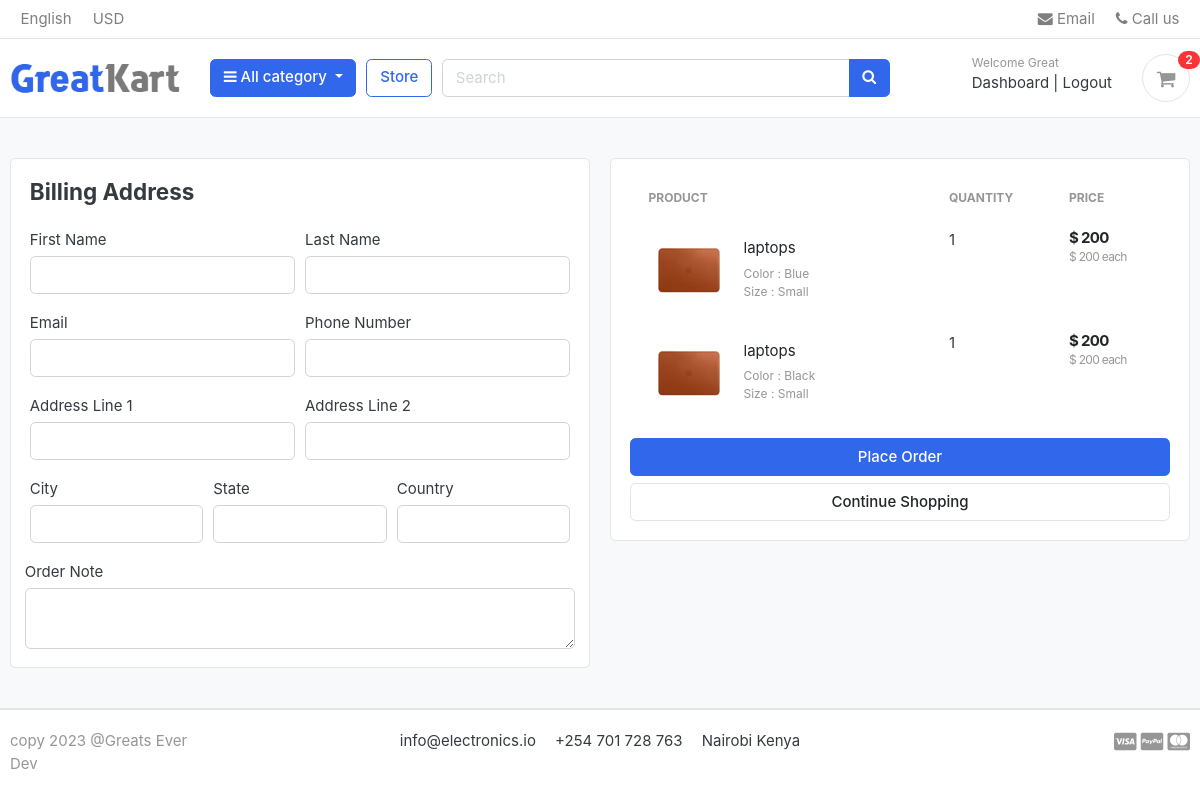
The page /cart/checkout/ (signed in) on the database as committed earlier.
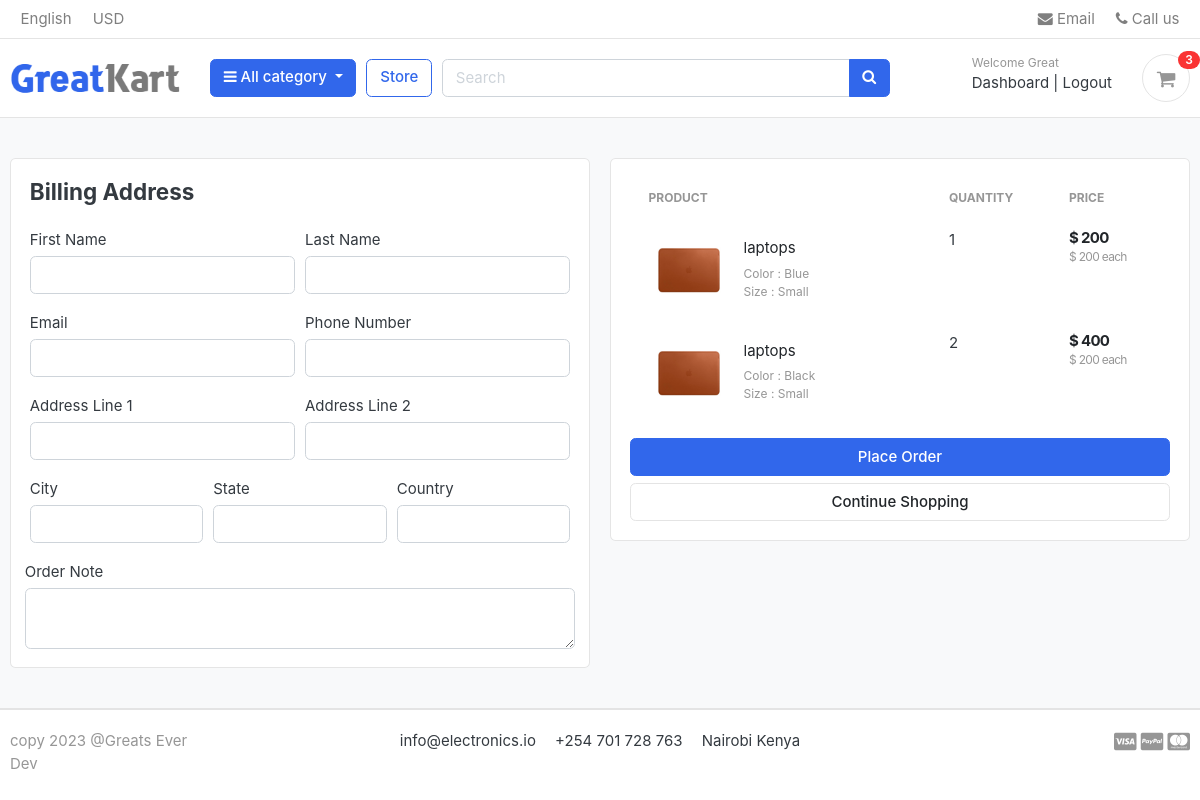
The same page on the database as committed later.
### carts/models.py (models this page shows, shortened)
class CartItem(models.Model):
    user = models.ForeignKey(Account, on_delete=models.CASCADE, null=True)
    product = models.ForeignKey(Product, on_delete=models.CASCADE)
    variations = models.ManyToManyField(Variation, blank=True)
    cart    = models.ForeignKey(Cart, on_delete=models.CASCADE, null=True)
    quantity = models.IntegerField()
    is_active = models.BooleanField(default=True)
    def sub_total(self):
        return self.product.price * self.quantity

### store/models.py (models this page shows, shortened)
class Product(models.Model):
    product_name    = models.CharField(max_length=200, unique=True)
    slug            = models.SlugField(max_length=200, unique=True)
    description     = models.TextField(max_length=500, blank=True)
    price           = models.IntegerField()
    images          = models.ImageField(upload_to='photos/products')
    stock           = models.IntegerField()
    is_available    = models.BooleanField(default=True)
    category        = models.ForeignKey(Category, on_delete=models.CASCADE)
    created_date    = models.DateTimeField(auto_now_add=True)
    modified_date   = models.DateTimeField(auto_now=True)
    def get_url(self):
        return reverse('product_detail', args=[self.category.slug, self.slug])

### carts/views.py (the view)
# urls.py: path('checkout/', views.checkout, name='checkout'),
@login_required(login_url='login')
def checkout(request, total=0, quantity=0, cart_items=None):
    try:
        tax = 0
        grand_total = 0
        if request.user.is_authenticated:
            cart_items = CartItem.objects.filter(user=request.user, is_active=True)
        else:
            cart = Cart.objects.get(cart_id=_cart_id(request))
            cart_items = CartItem.objects.filter(cart=cart, is_active=True)
        for cart_item in cart_items:
            total += (cart_item.product.price * cart_item.quantity)
            quantity += cart_item.quantity
        tax = (2 * total)/100
        grand_total = total + tax
    except ObjectDoesNotExist:
        pass #just ignore
    context = {
        'total': total,
        'quantity': quantity,
        'cart_items': cart_items,
        'tax'       : tax,
        'grand_total': grand_total,
    }
    return render(request, 'store/checkout.html', context)

### carts/context_processors.py (called while the page is built)
def counter(request):
    cart_count = 0
    if 'admin' in request.path:
        return {}
    else:
        try:
            cart = Cart.objects.filter(cart_id=_cart_id(request))
            if request.user.is_authenticated:
                cart_items = CartItem.objects.all().filter(user=request.user)
            else:
                cart_items = CartItem.objects.all().filter(cart=cart[:1])
            for cart_item in cart_items:
                cart_count += cart_item.quantity
        except Cart.DoesNotExist:
            cart_count = 0
    return dict(cart_count=cart_count)

### carts/views.py (called while the page is built)
def _cart_id(request):
    cart = request.session.session_key
    if not cart:
        cart = request.session.create()
    return cart

### category/context_processors.py (called while the page is built)
def menu_links(request):
    links = Category.objects.all()
    return dict(links=links)

### category/models.py (called while the page is built)
    def get_url(self):
            return reverse('products_by_category', args=[self.slug])

### templates/store/checkout.html (shortened to what this page needs)
{% extends 'base.html' %}
{% load static %}
{% block content %}
<section class="section-content padding-y bg">
<div class="container">
<div class="row">
	<aside class="col-lg-6">
<div class="card">
  <div class="card-body">
    <h4 class="card-title mb-4">Billing Address</h4>
    <form action="{% url 'place_order' %}" method="POST">
      <div class="form-row">
        <div class="col form-group">
          <label for="">First Name</label>
          <input type="text" name="first_name" class="form-control" required>
        </div>
        <div class="col form-group">
          <label for="">Last Name</label>
          <input type="text" name="last_name" class="form-control" required>
        </div>
      </div>
      <div class="form-row">
        <div class="col form-group">
          <label for="">Email</label>
          <input type="email" name="email" class="form-control" required>
        </div>
        <div class="col form-group">
          <label for="">Phone Number</label>
          <input type="text" name="phone" class="form-control" required>
        </div>
      </div>
      <div class="form-row">
        <div class="col form-group">
          <label for="">Address Line 1</label>
          <input type="text" name="address_line_1" class="form-control" required>
        </div>
        <div class="col form-group">
          <label for="">Address Line 2</label>
          <input type="text" name="address_line_2" class="form-control">
        </div>
      </div>
      <div class="form-row">
        <div class="col form-group">
          <label for="">City</label>
          <input type="text" name="city" class="form-control" required>
        </div>
        <div class="col form-group">
          <label for="">State</label>
          <input type="text" name="state" class="form-control" required>
        </div>
        <div class="col form-group">
          <label for="">Country</label>
          <input type="text" name="country" class="form-control" required>
        </div>
        </div>
        <div class="form-row">
          <label for="">Order Note</label>
          <textarea name="order_note" rows="2" class="form-control"></textarea>
        </div>
  </div>
</div>
	</aside>
	<aside class="col-lg-6">
		<div class="card">
		<div class="card-body">
      <table class="table table-borderless table-shopping-cart">
      <thead class="text-muted">
      <tr class="small text-uppercase">
        <th scope="col">Product</th>
        <th scope="col" width="120">Quantity</th>
        <th scope="col" width="120">Price</th>
      </tr>
      </thead>
      <tbody>
      {% for cart_item in cart_items %}
      <tr>
      	<td>
      		<figure class="itemside align-items-center">
      			<div class="aside"><img src="{{ cart_item.product.images.url }}" class="img-sm"></div>
      			<figcaption class="info">
      				<a href="{{ cart_item.product.get_url }}" class="title text-dark">{{ cart_item.product.product_name }}</a>
      				<p class="text-muted small">
      					{% if cart_item.variations.all %}
      						{% for item in cart_item.variations.all %}
      							{{ item.variation_category | capfirst }} : {{ item.variation_value | capfirst }} <br>
      						{% endfor %}
      					{% endif %}
      				</p>
      			</figcaption>
      		</figure>
      	</td>
      	<td>
      				<label for="">{{cart_item.quantity}}</label>
      	</td>
      	<td>
      		<div class="price-wrap">
      			<var class="price">$ {{ cart_item.sub_total }}</var>
      			<small class="text-muted"> $ {{ cart_item.product.price }} each </small>
      		</div>
      	</td>
      </tr>
      {% endfor %}
      </tbody>
      </table>
      <button type="submit" name="submit" class="btn btn-primary btn-block">Place Order</button>
			<a href="{% url 'store' %}" class="btn btn-light btn-block">Continue Shopping</a>
		</div>
		</div>
</aside>
</div>
</div>
</section>
{% endblock %}

### templates/includes/navbar.html (shortened to what this page needs)
{% load static %}
<header class="section-header">
    <nav class="navbar p-md-0 navbar-expand-sm navbar-light border-bottom">
        <div class="container">
            <div class="collapse navbar-collapse" id="navbarTop4">
                <ul class="navbar-nav mr-auto">
                    <li class="nav-item dropdown">
                        <a href="#" class="nav-link"> English </a>
                    </li>
                    <li class="nav-item dropdown">
                        <a href="#" class="nav-link"> USD </a>
                    </li>
                </ul>
                <ul class="navbar-nav">
                    <li><a href="#" class="nav-link"> <i class="fa fa-envelope"></i> Email </a></li>
                    <li><a href="#" class="nav-link"> <i class="fa fa-phone"></i> Call us </a></li>
                </ul>
            </div>
        </div>
    </nav>
    <section class="header-main border-bottom">
        <div class="container">
            <div class="row align-items-center">
                <div class="col-lg-2 col-md-3 col-6">
                    <a href="{% url 'home' %}" class="brand-wrap">
                        <img class="logo" src="{% static './images/logo.png' %}">
                    </a>
                </div>
                <div class="col-lg col-sm col-md col-6 flex-grow-0">
                    <div class="category-wrap dropdown d-inline-block float-right">
                        <button type="button" class="btn btn-primary dropdown-toggle" data-toggle="dropdown">
                            <i class="fa fa-bars"></i> All category
                        </button>
                    </div>
                </div>
                <a href="{% url 'store' %}" class="btn btn-outline-primary">Store</a>
                <div class="col-lg  col-md-6 col-sm-12 col">
                    <form action="{% url 'search' %}" class="search" method="GET">
                        <div class="input-group w-100">
                            <input type="text" class="form-control" style="width:60%;" placeholder="Search"
                                name="keyword">
                            <div class="input-group-append">
                                <button class="btn btn-primary" type="submit">
                                    <i class="fa fa-search"></i>
                                </button>
                            </div>
                        </div>
                    </form>
                </div>
                <div class="col-lg-3 col-sm-6 col-8 order-2 order-lg-3">
                    <div class="d-flex justify-content-end mb-3 mb-lg-0">
                        {% if user.id is None %}
                        <div class="widget-header">
                            <small class="title text-muted">Welcome guest!</small>
                            <div>
                                <a href="{% url 'login' %}">Sign in</a> <span class="dark-transp"> | </span>
                                <a href="{% url 'register' %}"> Register</a>
                            </div>
                        </div>
                        {% else %}
                        <div class="widget-header">
                            <small class="title text-muted">Welcome {{user.first_name}}</small>
                            <div>
                                <a href="{% url 'dashboard' %}">Dashboard</a> <span class="dark-transp"> | </span>
                                <a href="{% url 'logout' %}"> Logout</a>
                            </div>
                        </div>
                        {% endif %}
                        <a href="{% url 'cart' %}" class="widget-header pl-3 ml-3">
                            <div class="icon icon-sm rounded-circle border"><i class="fa fa-shopping-cart"></i></div>
                            <span class="badge badge-pill badge-danger notify">{{cart_count}}</span>
                        </a>
                    </div>
                </div>
            </div>
        </div>
    </section>
</header>

Rows that differ between the two databases and show on the page:
changed CartItem (number 2 of 2 on the later page): quantity "1" → "2"; sub_total "200" → "400"
Other text that changed with them:
{{ cart_count }}: "2" → "3"
